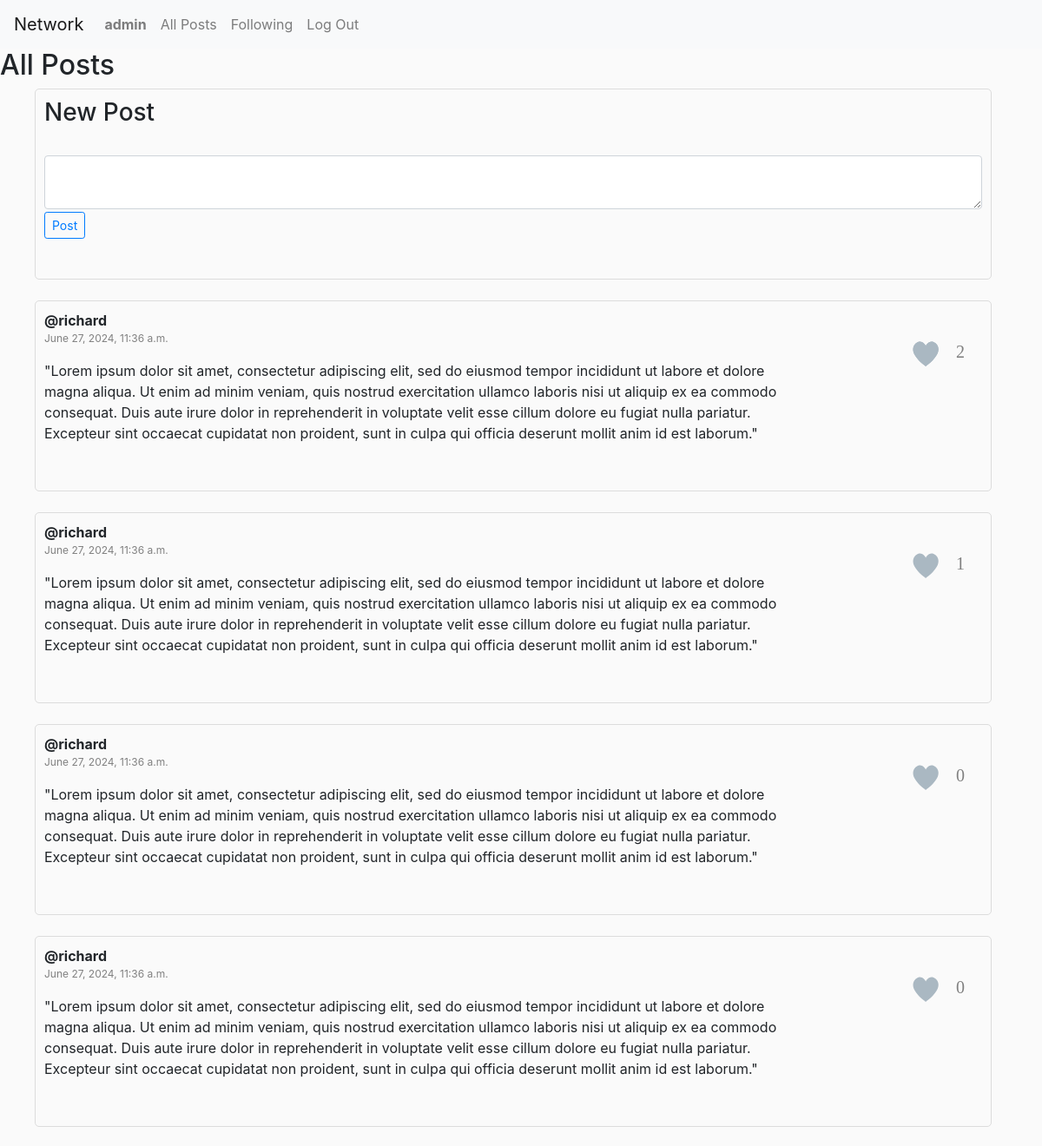
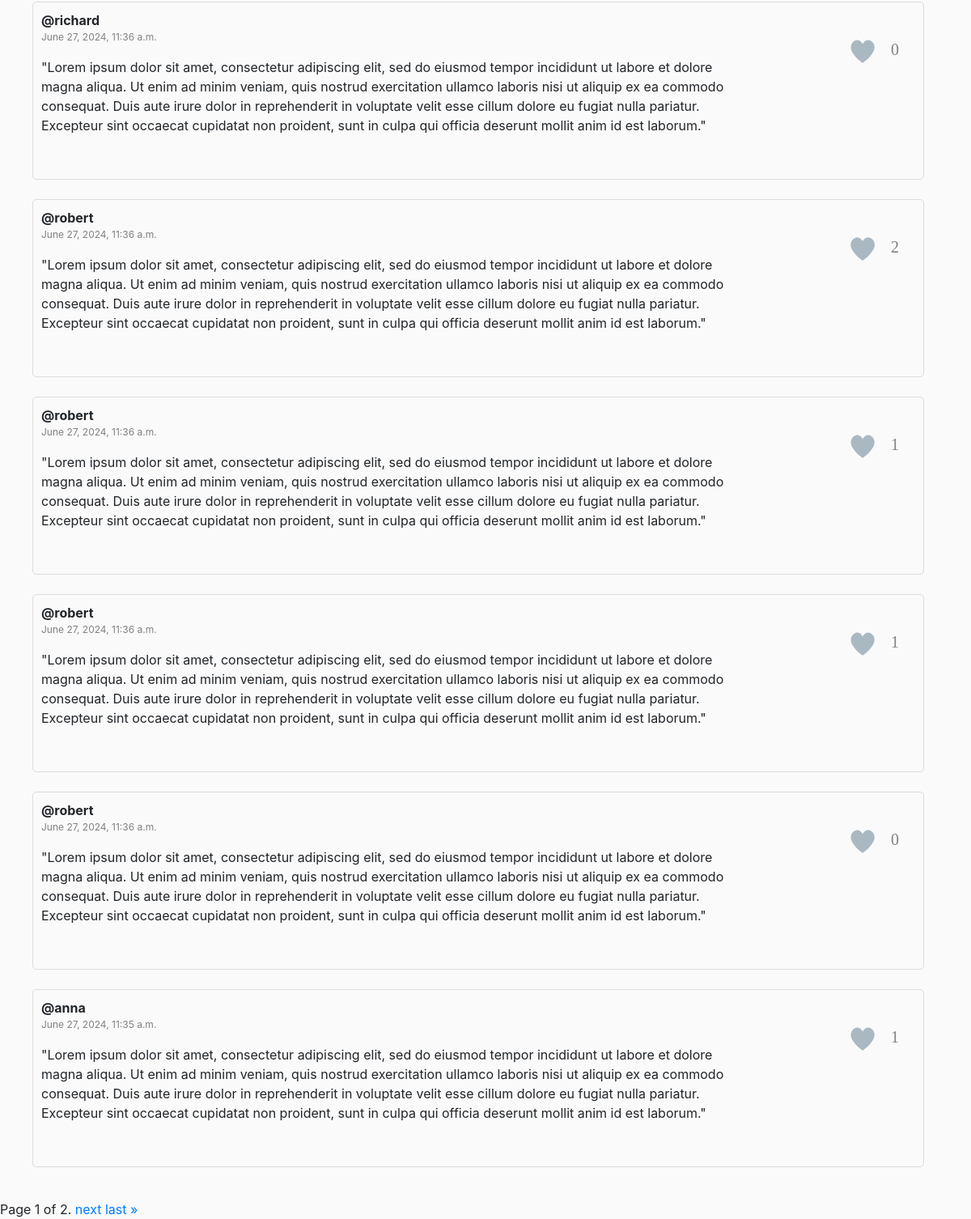
/ (signed in), run on the app's committed database (2 pictures, top to bottom).
### network/models.py (models this page shows, shortened)
class User(AbstractUser):
    pass

class Post(models.Model):
    user = models.ForeignKey(User, on_delete=models.CASCADE)
    message = models.TextField()
    datetime = models.DateTimeField(auto_now_add=True, blank=True)
    total_like = models.IntegerField()

### network/views.py (the view)
# urls.py: path("", views.index, name="index"),
def index(request):
    logger.error("Entering 'INDEX' function..")
    results = Post.objects.all().order_by("-datetime")
    paginator = Paginator(results, 10)
    page_number = request.GET.get('page')
    posts = paginator.get_page(page_number)
    return render(request, "network/index.html", {
        "posts": posts
    })

### network/templates/network/index.html (shortened to what this page needs)
{% extends "network/layout.html" %}
{% load static %}
{% block body %}
    <h2>All Posts</h2>
	<ul>
		{% if user.is_authenticated %}
		<div id="new-post" style="width:95%; height:220px; padding:10px; border: 1px solid #DCDCDC; border-radius: 5px 5px;">
			<h3>New Post</h3><br>
			<form id="compose-form" action="post" method="POST">{% csrf_token %}
				<textarea class="form-control" style="margin-bottom:3px;" name="message" maxlength=500></textarea>
				<input type="submit" class="btn btn-sm btn-outline-primary" id="post" value="Post"/>
			</form>
		</div><br>
		{% endif %}
		{% for post in posts %}
			<div style="width:95%; height:220px; padding:10px; border: 1px solid #DCDCDC; border-radius: 5px 5px;">
				<div id="post{{ post.id }}" style="display:inline-block; width:80%;">
					<div>
						<b>@{{ post.user }}</b>
						<p style="color:gray; font-size:12px;">
						{{ post.datetime }}
						</p>
					</div>
					<div id="message{{ post.id }}">
						{{ post.message }}<br>
					</div>
				</div>
				<div id="likes{{ post.id }}" style="float:right; font-size:12px; font-family:Verdana; color:gray;">
						<label for="checkbox_{{ post.id }}">
							<svg id="heart-svg" viewBox="467 392 58 57" xmlns="http://www.w3.org/2000/svg">
								<g id="Group" fill="none" fill-rule="evenodd" transform="translate(467 392)">
									{% for like in post.likes_set.all %}
										{% if like.post_id.id == post.id %}
											{% if like.user_id.id == request.user.id %}
												<path id="route" d="M29.144 20.773c-.063-.13-4.227-8.67-11.44-2.59C7.63 28.795 28.94 43.256 29.143 43.394c.204-.138 21.513-14.6 11.44-25.213-7.214-6.08-11.377 2.46-11.44 2.59z" id="heart" fill="#E2264D" />
											{% else %}
												<path id="route" d="M29.144 20.773c-.063-.13-4.227-8.67-11.44-2.59C7.63 28.795 28.94 43.256 29.143 43.394c.204-.138 21.513-14.6 11.44-25.213-7.214-6.08-11.377 2.46-11.44 2.59z" id="heart" fill="#AAB8C2" />
											{% endif %}
										{% else %}
											<path id="route" d="M29.144 20.773c-.063-.13-4.227-8.67-11.44-2.59C7.63 28.795 28.94 43.256 29.143 43.394c.204-.138 21.513-14.6 11.44-25.213-7.214-6.08-11.377 2.46-11.44 2.59z" id="heart" fill="#AAB8C2" />
										{% endif %}
									{% empty %}
										<path id="route" d="M29.144 20.773c-.063-.13-4.227-8.67-11.44-2.59C7.63 28.795 28.94 43.256 29.143 43.394c.204-.138 21.513-14.6 11.44-25.213-7.214-6.08-11.377 2.46-11.44 2.59z" id="heart" fill="#AAB8C2" />
									{% endfor %}
									<circle id="main-circ" fill="#E2264D" opacity="0" cx="29.5" cy="29.5" r="1.5" />
									<g id="heartgroup7" opacity="0" transform="translate(7 6)">
									 <circle id="heart1" fill="#9CD8C3" cx="2" cy="6" r="2" />
									 <circle id="heart2" fill="#8CE8C3" cx="5" cy="2" r="2" />
									</g>
									<g id="heartgroup6" opacity="0" transform="translate(0 28)">
									 <circle id="heart1" fill="#CC8EF5" cx="2" cy="7" r="2" />
									 <circle id="heart2" fill="#91D2FA" cx="3" cy="2" r="2" />
									</g>
									<g id="heartgroup3" opacity="0" transform="translate(52 28)">
									 <circle id="heart2" fill="#9CD8C3" cx="2" cy="7" r="2" />
									 <circle id="heart1" fill="#8CE8C3" cx="4" cy="2" r="2" />
									</g>
									<g id="heartgroup2" opacity="0" transform="translate(44 6)">
									 <circle id="heart2" fill="#CC8EF5" cx="5" cy="6" r="2" />
									 <circle id="heart1" fill="#CC8EF5" cx="2" cy="2" r="2" />
									</g>
									<g id="heartgroup5" opacity="0" transform="translate(14 50)">
									 <circle id="heart1" fill="#91D2FA" cx="6" cy="5" r="2" />
									 <circle id="heart2" fill="#91D2FA" cx="2" cy="2" r="2" />
									</g>
									<g id="heartgroup4" opacity="0" transform="translate(35 50)">
									 <circle id="heart1" fill="#F48EA7" cx="6" cy="5" r="2" />
									 <circle id="heart2" fill="#F48EA7" cx="2" cy="2" r="2" />
									</g>
									<g id="heartgroup1" opacity="0" transform="translate(24)">
									 <circle id="heart1" fill="#9FC7FA" cx="2.5" cy="3" r="2" />
									 <circle id="heart2" fill="#9FC7FA" cx="7.5" cy="2" r="2" />
									</g>
								</g>
							</svg>
						</label>
						<div id="counter{{ post.id }}" style="float:right; font-size:20px; margin:33px 20px 0 -15px;">
							{{ post.total_like }}
						</div>
				</div >
			</div>
			<br>
		{% endfor %}
	</ul>
	<div class="pagination">
		<span class="step-links">
			<span class="current">
				Page {{ posts.number }} of {{ posts.paginator.num_pages }}.
			</span>
			{% if posts.has_next %}
				<a href="?page={{ posts.next_page_number }}">next</a>
				<a href="?page={{ posts.paginator.num_pages }}">last &raquo;</a>
			{% endif %}
		</span>
	</div>
{% endblock %}

### network/templates/network/layout.html (shortened to what this page needs)
{% load static %}
<!DOCTYPE html>
<html lang="en">
    <head>
        <link rel="stylesheet" href="https://stackpath.bootstrapcdn.com/bootstrap/4.4.1/css/bootstrap.min.css">
        <link href="{% static 'network/posts.css' %}" rel="stylesheet">
    </head>
    <body>
        <nav class="navbar navbar-expand-lg navbar-light bg-light">
            <a class="navbar-brand" href="#">Network</a>
            <div>
              <ul class="navbar-nav mr-auto">
                {% if user.is_authenticated %}
                    <li class="nav-item">
                        <a class="nav-link" href="{% url 'profile' %}"><strong>{{ user.username }}</strong></a>
                    </li>
                {% endif %}
                <li class="nav-item">
                  <a class="nav-link" href="{% url 'index' %}">All Posts</a>
                </li>
                {% if user.is_authenticated %}
					<li class="nav-item">
                        <a class="nav-link" href="{% url 'following' %}">Following</a>
                    </li>
                    <li class="nav-item">
                        <a class="nav-link" href="{% url 'logout' %}">Log Out</a>
                    </li>
                {% endif %}
              </ul>
            </div>
          </nav>
        <div class="body">
            {% block body %}
            {% endblock %}
        </div>
    </body>
</html>

### network/static/network/posts.css (style rules this page uses)
body { background-color: #FAFAFA }
svg { cursor: pointer; overflow: visible; width: 60px; margin: 20px }

### data on the page
User: username "admin"
Post: user "richard", datetime "June 27, 2024, 11:36 a.m.", message "\"Lorem ipsum dolor sit amet, consectetur adipiscing elit, sed do eiusmod tempor incididunt ut labore et dolore magna aliqua. Ut enim ad minim veniam, quis nostrud exercitation ullamco laboris nisi ut aliquip ex ea commodo consequat. Duis aute irure dolor in reprehenderit in voluptate velit esse cillum dolore eu fugiat nulla pariatur. Excepteur sint occaecat cupidatat non proident, sunt in culpa qui officia deserunt mollit anim id est laborum.\"", total_like "2"
Post: user "richard", datetime "June 27, 2024, 11:36 a.m.", message "\"Lorem ipsum dolor sit amet, consectetur adipiscing elit, sed do eiusmod tempor incididunt ut labore et dolore magna aliqua. Ut enim ad minim veniam, quis nostrud exercitation ullamco laboris nisi ut aliquip ex ea commodo consequat. Duis aute irure dolor in reprehenderit in voluptate velit esse cillum dolore eu fugiat nulla pariatur. Excepteur sint occaecat cupidatat non proident, sunt in culpa qui officia deserunt mollit anim id est laborum.\"", total_like "1"
Post: user "richard", datetime "June 27, 2024, 11:36 a.m.", message "\"Lorem ipsum dolor sit amet, consectetur adipiscing elit, sed do eiusmod tempor incididunt ut labore et dolore magna aliqua. Ut enim ad minim veniam, quis nostrud exercitation ullamco laboris nisi ut aliquip ex ea commodo consequat. Duis aute irure dolor in reprehenderit in voluptate velit esse cillum dolore eu fugiat nulla pariatur. Excepteur sint occaecat cupidatat non proident, sunt in culpa qui officia deserunt mollit anim id est laborum.\"", total_like "0"
Post: user "richard", datetime "June 27, 2024, 11:36 a.m.", message "\"Lorem ipsum dolor sit amet, consectetur adipiscing elit, sed do eiusmod tempor incididunt ut labore et dolore magna aliqua. Ut enim ad minim veniam, quis nostrud exercitation ullamco laboris nisi ut aliquip ex ea commodo consequat. Duis aute irure dolor in reprehenderit in voluptate velit esse cillum dolore eu fugiat nulla pariatur. Excepteur sint occaecat cupidatat non proident, sunt in culpa qui officia deserunt mollit anim id est laborum.\"", total_like "0"
Post: user "richard", datetime "June 27, 2024, 11:36 a.m.", message "\"Lorem ipsum dolor sit amet, consectetur adipiscing elit, sed do eiusmod tempor incididunt ut labore et dolore magna aliqua. Ut enim ad minim veniam, quis nostrud exercitation ullamco laboris nisi ut aliquip ex ea commodo consequat. Duis aute irure dolor in reprehenderit in voluptate velit esse cillum dolore eu fugiat nulla pariatur. Excepteur sint occaecat cupidatat non proident, sunt in culpa qui officia deserunt mollit anim id est laborum.\"", total_like "0"
Post: user "robert", datetime "June 27, 2024, 11:36 a.m.", message "\"Lorem ipsum dolor sit amet, consectetur adipiscing elit, sed do eiusmod tempor incididunt ut labore et dolore magna aliqua. Ut enim ad minim veniam, quis nostrud exercitation ullamco laboris nisi ut aliquip ex ea commodo consequat. Duis aute irure dolor in reprehenderit in voluptate velit esse cillum dolore eu fugiat nulla pariatur. Excepteur sint occaecat cupidatat non proident, sunt in culpa qui officia deserunt mollit anim id est laborum.\"", total_like "2"
Post: user "robert", datetime "June 27, 2024, 11:36 a.m.", message "\"Lorem ipsum dolor sit amet, consectetur adipiscing elit, sed do eiusmod tempor incididunt ut labore et dolore magna aliqua. Ut enim ad minim veniam, quis nostrud exercitation ullamco laboris nisi ut aliquip ex ea commodo consequat. Duis aute irure dolor in reprehenderit in voluptate velit esse cillum dolore eu fugiat nulla pariatur. Excepteur sint occaecat cupidatat non proident, sunt in culpa qui officia deserunt mollit anim id est laborum.\"", total_like "1"
Post: user "robert", datetime "June 27, 2024, 11:36 a.m.", message "\"Lorem ipsum dolor sit amet, consectetur adipiscing elit, sed do eiusmod tempor incididunt ut labore et dolore magna aliqua. Ut enim ad minim veniam, quis nostrud exercitation ullamco laboris nisi ut aliquip ex ea commodo consequat. Duis aute irure dolor in reprehenderit in voluptate velit esse cillum dolore eu fugiat nulla pariatur. Excepteur sint occaecat cupidatat non proident, sunt in culpa qui officia deserunt mollit anim id est laborum.\"", total_like "1"
Post: user "robert", datetime "June 27, 2024, 11:36 a.m.", message "\"Lorem ipsum dolor sit amet, consectetur adipiscing elit, sed do eiusmod tempor incididunt ut labore et dolore magna aliqua. Ut enim ad minim veniam, quis nostrud exercitation ullamco laboris nisi ut aliquip ex ea commodo consequat. Duis aute irure dolor in reprehenderit in voluptate velit esse cillum dolore eu fugiat nulla pariatur. Excepteur sint occaecat cupidatat non proident, sunt in culpa qui officia deserunt mollit anim id est laborum.\"", total_like "0"
Post: user "anna", datetime "June 27, 2024, 11:35 a.m.", message "\"Lorem ipsum dolor sit amet, consectetur adipiscing elit, sed do eiusmod tempor incididunt ut labore et dolore magna aliqua. Ut enim ad minim veniam, quis nostrud exercitation ullamco laboris nisi ut aliquip ex ea commodo consequat. Duis aute irure dolor in reprehenderit in voluptate velit esse cillum dolore eu fugiat nulla pariatur. Excepteur sint occaecat cupidatat non proident, sunt in culpa qui officia deserunt mollit anim id est laborum.\"", total_like "1"

### other printed values
{{ posts.number }} "1"
{{ posts.paginator.num_pages }} "2"
